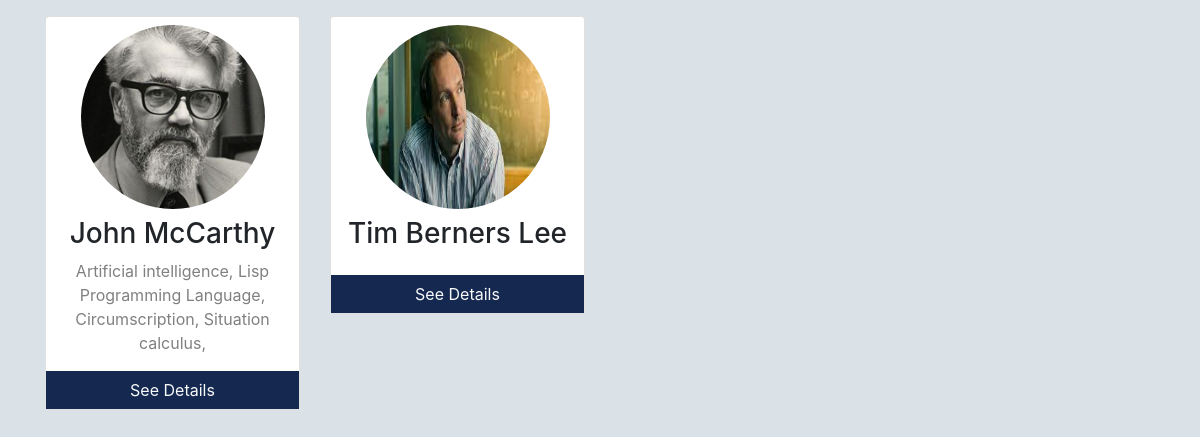
The page /php/pioneer.php on the database as committed earlier.
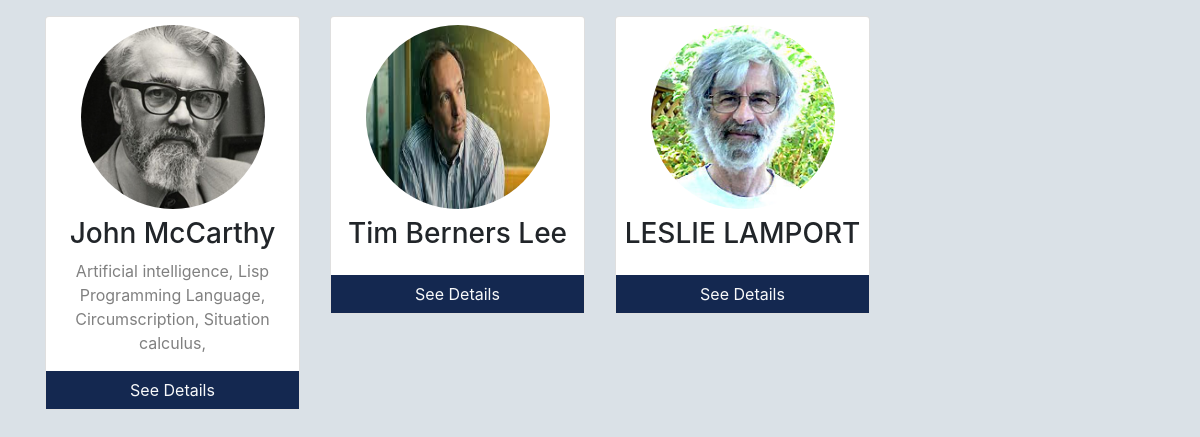
The same page on the database as committed later.
### tables this page shows
CREATE TABLE IF NOT EXISTS `scientist` (
  `Scientist_ID` int(100) NOT NULL AUTO_INCREMENT,
  `Sci_Name` varchar(100) NOT NULL,
  `Work_place` varchar(255) NOT NULL,
  `Sci_img` varchar(255) NOT NULL,
  `Birth` varchar(100) NOT NULL,
  `Death` varchar(100) NOT NULL,
  `Education` varchar(255) NOT NULL,
  `Add_Info` varchar(10000) NOT NULL,
  `Pub_Year` varchar(100) NOT NULL,
  `Pub_Count` int(100) NOT NULL,
  `Cite_Count` int(100) NOT NULL,
  `Avg_Cite_Count` int(100) NOT NULL,
  `Youtube` varchar(255) NOT NULL,
  `research_gate` varchar(255) NOT NULL,
  `wikipedia` varchar(255) NOT NULL,
  PRIMARY KEY (`Scientist_ID`)
);

CREATE TABLE IF NOT EXISTS `research_area` (
  `Sub_ID` int(100) NOT NULL AUTO_INCREMENT,
  `Sub_Name` varchar(255) NOT NULL,
  PRIMARY KEY (`Sub_ID`)
);

### php/pioneer.php (the view, shortened to what this page needs)
<?php
    include('dbcon.php');
?>
<?php
if($connect){
    $art = "SELECT * from scientist where Pub_Count!='0'";
    $res = mysqli_query($connect, $art);
}
?>
<!DOCTYPE html>
<html lang="en">
<head>
    <link href="https://stackpath.bootstrapcdn.com/font-awesome/4.7.0/css/font-awesome.min.css" rel="stylesheet">
    <link href="https://cdn.jsdelivr.net/npm/bootstrap@5.0.2/dist/css/bootstrap.min.css" rel="stylesheet"
>
    <link rel="stylesheet" href="../css/bootstrap.min.css">
    <link rel="stylesheet" href="../css/animate.css">
    <link rel="stylesheet" href="../css/tribute.css?v=<?php echo time(); ?>">
</head>
<body>
<div class="container text-center description mt-3 pioneers">
        <div class="row">
            <?php
                while ($row = mysqli_fetch_assoc($res)) :
                ?>
            <div class="col-sm-6 col-md-3">
                <div class="card mb-3">
                    <img src="../image/<?php echo $row['Sci_img'];?>" alt="John" style="width:200px; height: 200px; align-items:center"
                        class="center p-2 rounded-circle">
                    <h3><?php echo $row['Sci_Name'];?></h3>
                    <?php
                    if($connect){
                    $sql1 = "SELECT * from (scientist inner join work using(Scientist_ID)) inner join research_area using(Sub_ID) where Sci_Name='$row[Sci_Name]'";
                    $result = mysqli_query($connect, $sql1);
                    }
                    ?>
                    <p class="title"><?php
                            while ($row1 = mysqli_fetch_assoc($result)) :
                        ?>
                        <span class="fs-6"><?php echo $row1['Sub_Name'];?>, </span>
                        <?php endwhile; ?>
                    </p>
                    <p style="background-color: #142850;" class="m-0"><a href="tribute.php?profile=<?php echo $row['Scientist_ID'];?>" class="btn btn-block text-light link_btn" role="button" aria-disabled="true">See Details</a></p>
                </div>
            </div>
            <?php endwhile; ?>
        </div>
    </div>
</body>
</html>

### css/tribute.css (style rules this page uses)
body { background-color: #DAE1E7; }
.title { color: grey; font-size: 18px; }
.center { display: block; margin-left: auto; margin-right: auto; width: 50%; }

Rows that differ between the two databases and show on the page:
added scientist: Sci_img (picture), Sci_Name "LESLIE LAMPORT"
